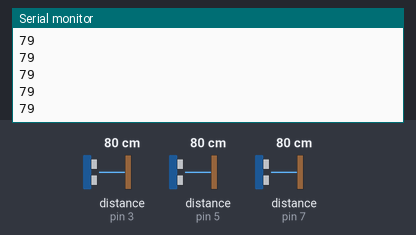
Bench run of a sketch on a simulated Arduino Uno, built with avr-gcc and run on an emulated ATmega328P. On the bench: the last lines printed to the serial monitor. Wiring (inferred from the names in the program): 3 × ultrasonic range finder: trigger pin 2, echo pin 3 / trigger pin 4, echo pin 5 / trigger pin 6, echo pin 7. The test bench sets the inputs (shaded band); at power-on: distance to the obstacle (sensors on pin 3, pin 5, pin 7) 80 cm. The echo pulse lasts 58.3 µs per cm.

Above: at 1.2 s.
1.3 s: distance to the obstacle (sensor on pin 3) set to 2 cm
At 2.4 s:
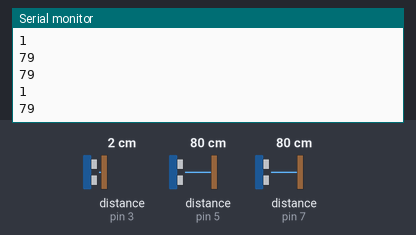
2.8 s: distance to the obstacle (sensor on pin 5) set to 4 cm
At 3.4 s:
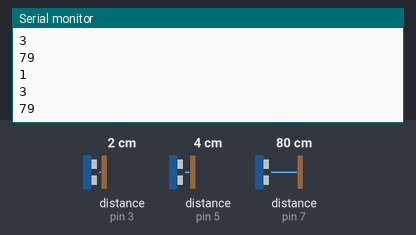
4.3 s: distance to the obstacle (sensor on pin 7) set to 9 cm
At 5.4 s:
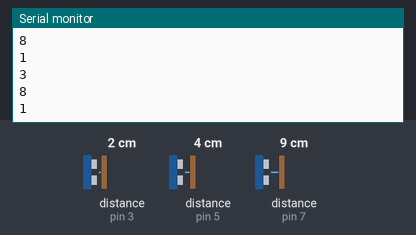
5.8 s: distance to the obstacle (sensor on pin 3) set to 18 cm
At 6.6 s:
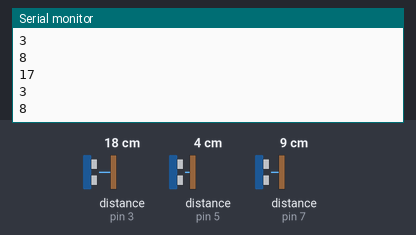
7.3 s: distance to the obstacle (sensor on pin 5) set to 18 cm
At 8.4 s:
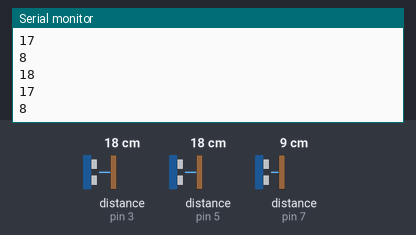
8.8 s: distance to the obstacle (sensor on pin 7) set to 35 cm
Timing chart, 0 to 9.3 s (numbered marks = the images above; inputs shaded):
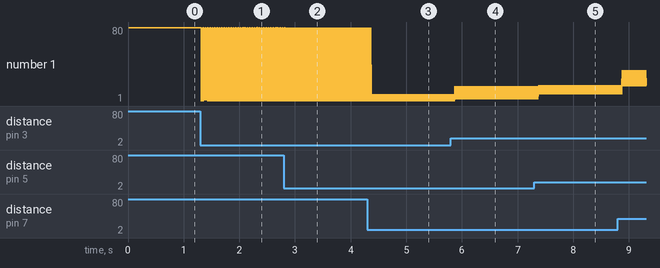

Measured:
- after the input at 1.3 s, the serial monitor: prints a new line at once (image 1)
- after the input at 2.8 s, the serial monitor: prints a new line at once (image 2)
- after the input at 4.3 s, the serial monitor: prints a new line after 0.07 s (image 3)
- after the input at 5.8 s, the serial monitor: prints a new line after 0.07 s (image 4)
- after the input at 7.3 s, the serial monitor: prints a new line after 0.08 s (image 5)
- plotted number 1: 79 → 3 after the input at 2.8 s, 1 → 17 after the input at 5.8 s, 8 → 34 after the input at 8.8 s

The sketch:

svchwdb.ino
```cpp
// Define the pins for each ultrasonic sensor
// 1 is left
// 2 is front
//3 is right
const int trigPin1 = 2;
const int echoPin1 = 3;
const int trigPin2 = 4;
const int echoPin2 = 5;
const int trigPin3 = 6;
const int echoPin3 = 7;

// Define variables for the distances measured by each sensor
int distance1 = 0;
int distance2 = 0;
int distance3 = 0;

void setup() {
  // Initialize the serial communication for debugging purposes
  Serial.begin(9600);

  // Set the trigger pins as outputs
  pinMode(trigPin1, OUTPUT);
  pinMode(trigPin2, OUTPUT);
  pinMode(trigPin3, OUTPUT);

  // Set the echo pins as inputs
  pinMode(echoPin1, INPUT);
  pinMode(echoPin2, INPUT);
  pinMode(echoPin3, INPUT);
}

void loop() {
  // Measure distance using the first sensor
  digitalWrite(trigPin1, LOW);
  delayMicroseconds(2);
  digitalWrite(trigPin1, HIGH);
  delayMicroseconds(10);
  digitalWrite(trigPin1, LOW);
  distance1 = pulseIn(echoPin1, HIGH) / 58.2;

  // Measure distance using the second sensor
  digitalWrite(trigPin2, LOW);
  delayMicroseconds(2);
  digitalWrite(trigPin2, HIGH);
  delayMicroseconds(10);
  digitalWrite(trigPin2, LOW);
  distance2 = pulseIn(echoPin2, HIGH) / 58.2;

  // Measure distance using the third sensor
  digitalWrite(trigPin3, LOW);
  delayMicroseconds(2);
  digitalWrite(trigPin3, HIGH);
  delayMicroseconds(10);
  digitalWrite(trigPin3, LOW);
  distance3 = pulseIn(echoPin3, HIGH) / 58.2;

  // Print the distances to the serial monitor
  Serial.println(distance1);
  Serial.println(distance2);
  Serial.println(distance3);
}
```
